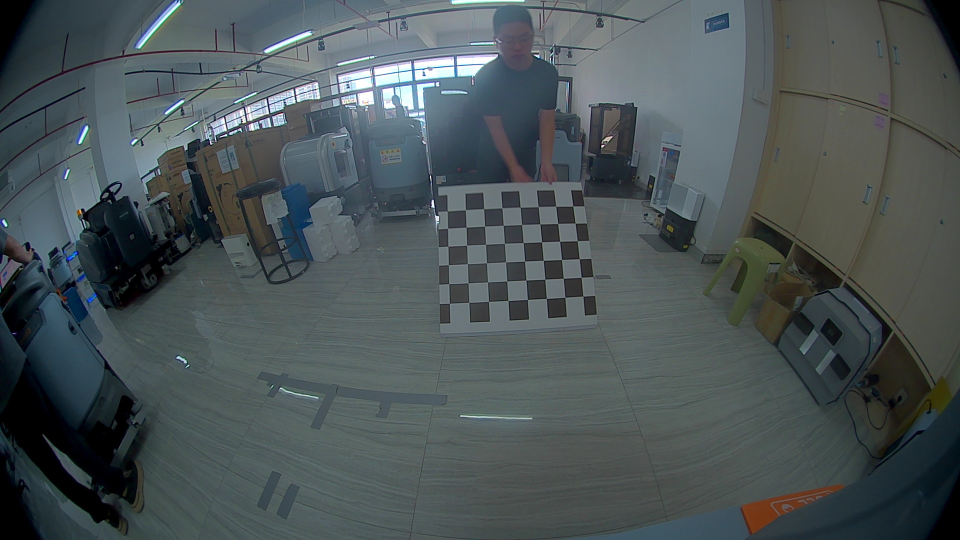
#> input picture notebooks/right_fisheye.jpg, 1920 x 1080 px, found by its file name (shown at 1/2 size)
$ python 'mei copy.py'
#> lines starting #> are read from the running program, lines starting #| are printed output that depends on the picture
import cv2
import numpy as np
import matplotlib.pyplot as plt


def space_to_plane_camodocal(P, params):
    """
    精确复现 CataCamera::spaceToPlane 函数.
    将一个3D点或一组3D点投影到畸变的像素坐标。

    参数:
        P (numpy.ndarray): 3D点，形状可以是 (3,) 或 (3, N)
        params (dict): 包含所有相机参数的字典
    返回:
        p (numpy.ndarray): 像素坐标，形状为 (2,) 或 (2, N)
    """
    # 提取参数
    xi = params['xi']
    k1, k2 = params['k1'], params['k2']
    p1, p2 = params['p1'], params['p2']
    gamma1, gamma2 = params['gamma1'], params['gamma2']
    u0, v0 = params['u0'], params['v0']

    # 确保P是二维数组以便于广播
    P = np.atleast_2d(P)
    if P.shape[0] == 1 and P.shape[1] == 3: # 处理单个 (1,3) 向量
        P = P.T

    # MEI模型的核心投影步骤
    norm = np.linalg.norm(P, axis=0)
    z_proj = P[2, :] + xi * norm

    # 归一化平面坐标 (无畸变)
    p_u = P[:2, :] / z_proj

    # 应用畸变 (径向 + 切向)
    mx2_u = p_u[0, :]**2
    my2_u = p_u[1, :]**2
    mxy_u = p_u[0, :] * p_u[1, :]
    rho2_u = mx2_u + my2_u

    rad_dist_u = k1 * rho2_u + k2 * rho2_u**2

    d_u_x = p_u[0, :] * rad_dist_u + 2.0 * p1 * mxy_u + p2 * (rho2_u + 2.0 * mx2_u)
    d_u_y = p_u[1, :] * rad_dist_u + 2.0 * p2 * mxy_u + p1 * (rho2_u + 2.0 * my2_u)

    p_d = p_u + np.vstack((d_u_x, d_u_y))

    # 应用内参 (gamma, u0, v0) 得到最终像素坐标
    p_final_x = gamma1 * p_d[0, :] + u0
    p_final_y = gamma2 * p_d[1, :] + v0

    p_final = np.vstack((p_final_x, p_final_y))

    return p_final.squeeze()


def build_undistort_rectify_map(img_size, params, K_new, R=np.eye(3)):
    """
    精确复现 CataCamera::initUndistortRectifyMap 函数.
    构建用于 cv2.remap 的映射表。

    参数:
        img_size (tuple): (宽, 高)
        params (dict): 相机参数
        K_new (numpy.ndarray): 3x3 目标（针孔）相机的内参矩阵
        R (numpy.ndarray): 3x3 矫正旋转矩阵 (默认为单位阵，即只去畸变不旋转)
    返回:
        map1, map2: 用于 cv2.remap 的映射表
    """
    width, height = img_size

    K_new_inv = np.linalg.inv(K_new)
    R_inv = np.linalg.inv(R)

    u_coords, v_coords = np.meshgrid(np.arange(width), np.arange(height))

    uv_one = np.stack([u_coords.ravel(), v_coords.ravel(), np.ones(width*height)])

    P_3d = R_inv @ K_new_inv @ uv_one

    p_distorted = space_to_plane_camodocal(P_3d, params)

    map1 = p_distorted[0, :].reshape(height, width).astype(np.float32)
    map2 = p_distorted[1, :].reshape(height, width).astype(np.float32)

    return map1, map2

# ==============================================================================
# 2. 主程序
# ==============================================================================
def main():
    # ==========================================================
    # ===== 1. 请在这里直接填入您的 Camodocal 标定参数 =====
    # ==========================================================

    # 图像尺寸
    image_width = 1920
    image_height = 1080

    # Camodocal 参数字典
    params = {
        # mirror_parameters
        'xi': 2.3082817497155967e+00,

        # distortion_parameters
        'k1': 1.6997473603689559e+00,
        'k2': -3.0547117324209969e+00,
        'p1': 1.7212465385261643e-03,
        'p2': 1.6053309824154804e-03,

        # projection_parameters
        'gamma1': 1.6921633115948989e+03,  # 相当于 fx
        'gamma2': 1.6967548963449942e+03,  # 相当于 fy
        'u0': 9.7070645537749351e+02,      # 相当于 cx
        'v0': 5.4641676694468924e+02       # 相当于 cy
    }

    # 图像尺寸元组
    img_size = (image_width, image_height)

    # ==========================================================
    # ===== 2. 配置输入图像路径和目标相机参数             =====
    # ==========================================================

    # 您的鱼眼图像路径
    IMAGE_FILE = '/home/ubuntu/Desktop/project/sensor-calibration/notebooks/right_fisheye.jpg'

    # 定义去畸变后的目标相机 (理想针孔模型)
    # 您可以自由调整这里的焦距(fx, fy)和主点(cx, cy)来控制输出图像的视野和中心
    width, height = img_size
    K_new = np.array([
        [width / 4,    0,      width / 2],  # fx, 0, cx
        [   0,      height / 4, height / 2], # 0, fy, cy
        [   0,         0,         1      ]
    ])

    # 打印参数以供检查
    print("使用的 Camodocal 参数:")
    for key, value in params.items():
        print(f"  {key}: {value}")
    print("\n使用的目标内参矩阵 K_new:\n", K_new)


    # --- 读取图像 ---
    original_img = cv2.imread(IMAGE_FILE)
#> original_img is the input picture: shape (1080, 1920, 3); mean B, G, R 86.2, 84.3, 74.8
    if original_img is None:
        print(f"错误：无法读取图像 '{IMAGE_FILE}'. 请检查路径。")
        return
    # 确保读取的图像尺寸与参数一致
    if original_img.shape[1] != image_width or original_img.shape[0] != image_height:
        print("警告：读取的图像尺寸与设置的参数不匹配！")
        print(f"参数尺寸: {image_width}x{image_height}, 实际图像尺寸: {original_img.shape[1]}x{original_img.shape[0]}")


    # --- 构建映射并执行去畸变 ---
    print("\n正在构建去畸变映射表 (这可能需要几秒钟)...")
    map1, map2 = build_undistort_rectify_map(img_size, params, K_new)
    print("映射表构建完成。")

    undistorted_img = cv2.remap(original_img, map1, map2, interpolation=cv2.INTER_LINEAR, borderMode=cv2.BORDER_CONSTANT)
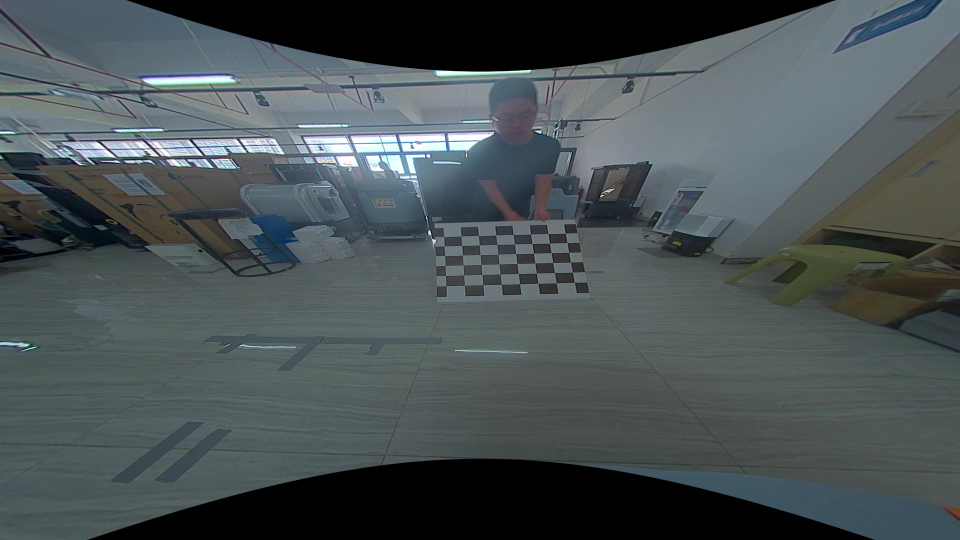
#> undistorted_img: shape (1080, 1920, 3) (shown at 1/2 size); mean B, G, R 84.4, 82.5, 73.5

    # --- 显示和保存结果 ---
    output_filename = 'hai_right_undistorted_camodocal_result_hardcoded.jpg'
    cv2.imwrite(output_filename, undistorted_img)
    print(f"去畸变图像已保存至 '{output_filename}'")

    fig, axes = plt.subplots(1, 2, figsize=(16, 8))
    axes[0].imshow(cv2.cvtColor(original_img, cv2.COLOR_BGR2RGB))
    axes[0].set_title('原始畸变图像 (Original Distorted)')
    axes[0].axis('off')

    axes[1].imshow(cv2.cvtColor(undistorted_img, cv2.COLOR_BGR2RGB))
    axes[1].set_title('去畸变后图像 (Undistorted)')
    axes[1].axis('off')

    plt.suptitle("Camodocal MEI 模型去畸变验证 (硬编码参数)")
    plt.show()
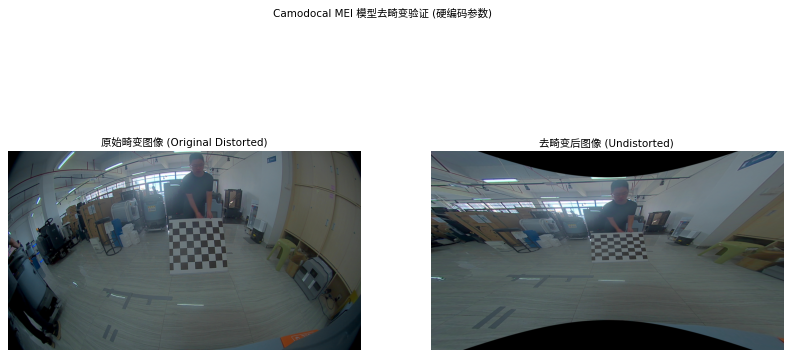
#> figure drawn by matplotlib, 2 panels

if __name__ == '__main__':
    main()

$ run again, with notebooks/front_fisheye.jpg copied over notebooks/right_fisheye.jpg
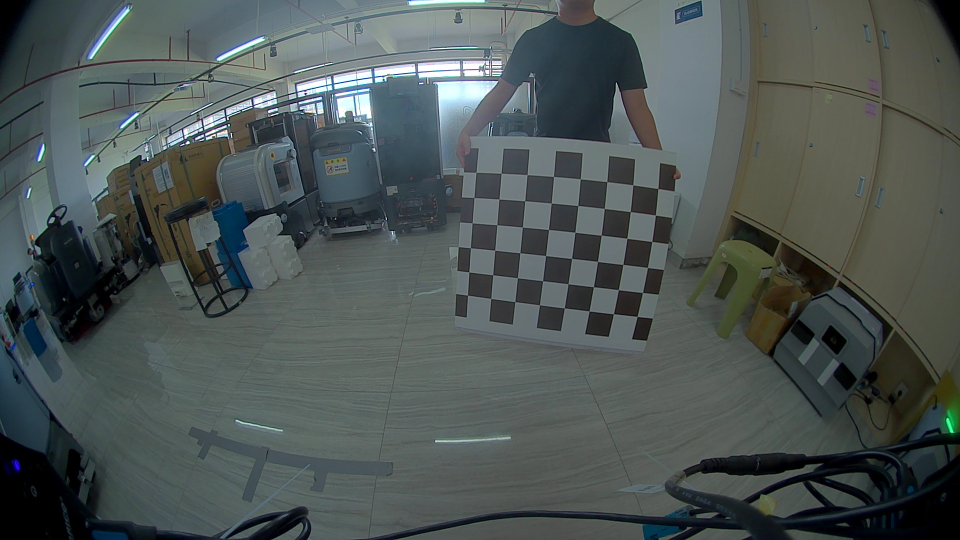
#> input picture notebooks/front_fisheye.jpg, 1920 x 1080 px, found by its file name (shown at 1/2 size)
#> in main, original_img is the input picture: shape (1080, 1920, 3); mean B, G, R 84.1, 85.4, 76.8
#> in main, `undistorted_img = cv2.remap(original_img, map1, map2, interpolation=cv..`:
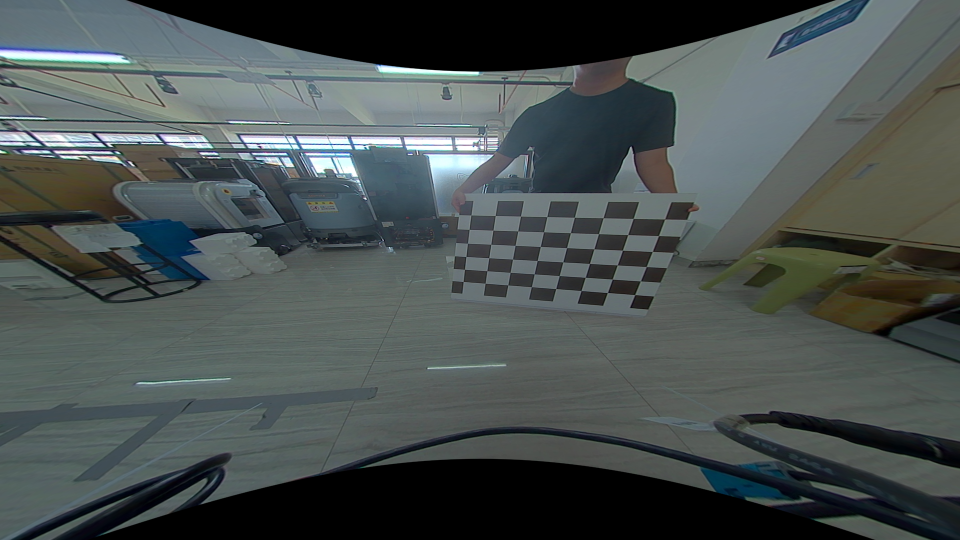
#> undistorted_img: shape (1080, 1920, 3) (shown at 1/2 size); mean B, G, R 80.2, 81, 73.1
#> in main, `plt.show()`:
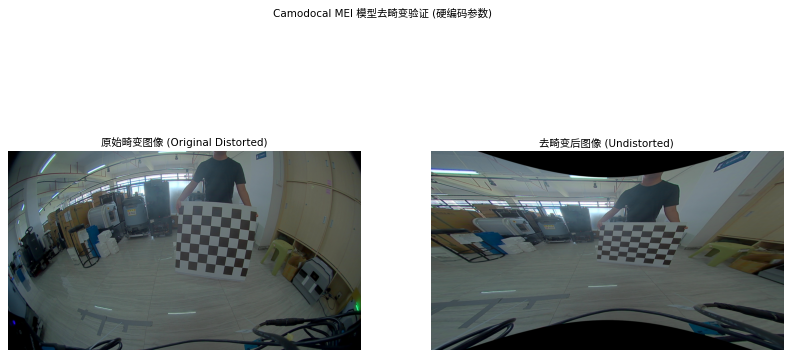
#> figure drawn by matplotlib, 2 panels

$ run again, with notebooks/front_wide.jpg copied over notebooks/right_fisheye.jpg
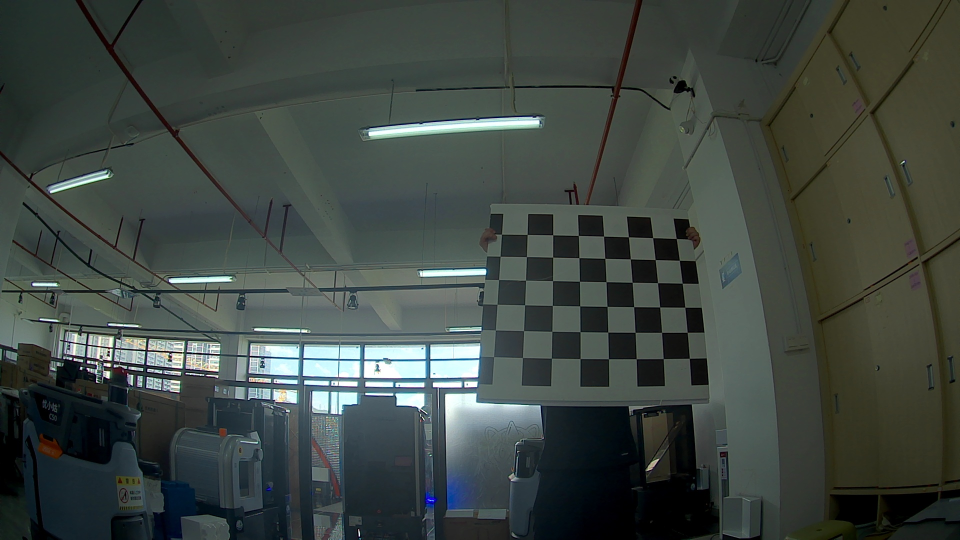
#> input picture notebooks/front_wide.jpg, 1920 x 1080 px, found by its file name (shown at 1/2 size)
#> in main, original_img is the input picture: shape (1080, 1920, 3); mean B, G, R 65.9, 70.8, 62.5
#> in main, `undistorted_img = cv2.remap(original_img, map1, map2, interpolation=cv..`:
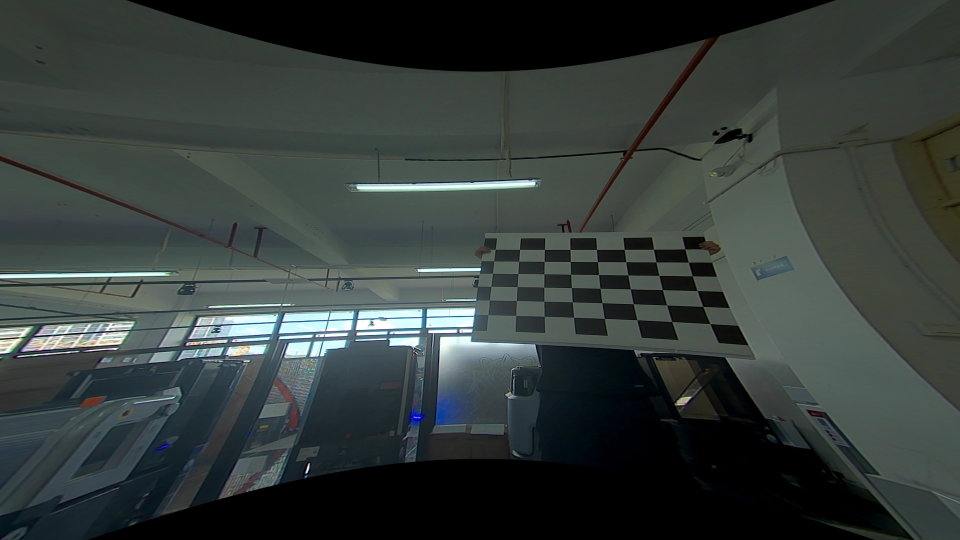
#> undistorted_img: shape (1080, 1920, 3) (shown at 1/2 size); mean B, G, R 58.7, 61.1, 53.2
#> in main, `plt.show()`:
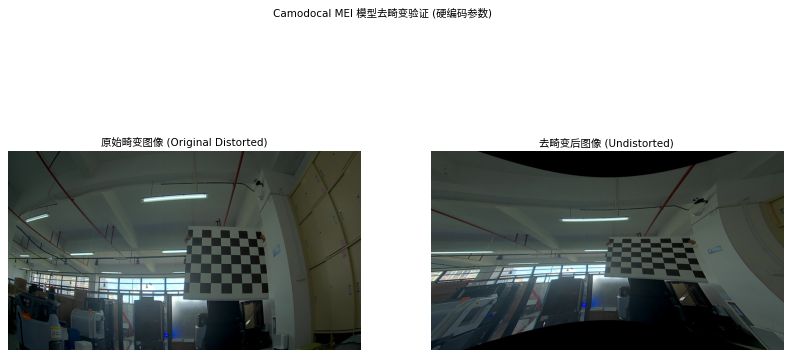
#> figure drawn by matplotlib, 2 panels
